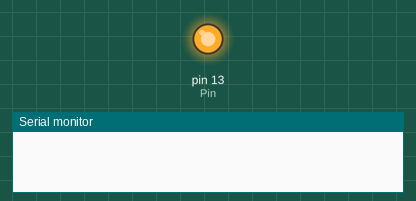
This sketch was run on a simulated Arduino Uno, built with avr-gcc and run on an emulated ATmega328P. Shown: output pins drawn as LEDs (lit = HIGH), the last lines printed to the serial monitor.

Above: at 0.1 s.
At 40.0 s:
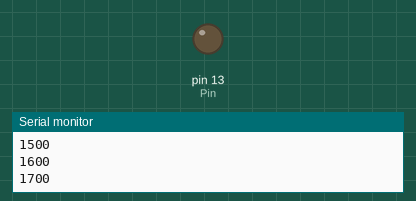
Timing chart, 0 to 40.0 s (numbered marks = the images above):
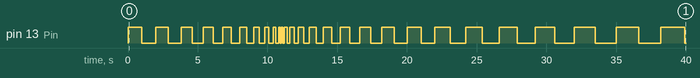

Measured:
- by itself, pin 13 (Pin): LOW → HIGH at 0.00 s, → LOW 1.0 s later, → HIGH 1.0 s later, → LOW 0.90 s later, … (54 changes in this stretch)

The sketch:

BlinkRampUpDown.ino
```cpp
/*This program is an introduction to the "if" statement.  In this program
The onboard PIN 13 LED Will start flashing at a starting frequency and ramp
down to a threshold frequency and then ramp up to a threshold frequency.
This oscillation will be continuous.

Developer: Wes Urbat
Last Modified: 03.17.16*/


//Initial global variable declaration and assignment
int freq = 1000; //defines the frequency that the LED will be flashed.
int freqRamp = 100; //defines the frequency ramp rate +/- per scan.
int freqMin = 0; //defines the minimum frequency in ms.
int freqMax = 2000; //defines the maximum frequency in ms.
int Pin = 13; //defines the pin the LED will be connected to
bool minReached = false; //trigger for min freq reached.

void setup()
{

	//Initialize and configure hardware
	Serial.begin(9600); //This opens the serial commuincation at a baud rate of 9600bps bits per second.
	pinMode(Pin, OUTPUT); //defines the specified PIN as an output

}

void loop()
{
	//One period is defined as the LED going from HIGH to LOW back to High.
	digitalWrite(Pin, HIGH);
	delay(freq);
	digitalWrite(Pin, LOW);
	delay(freq);

	//Determines if the current frequency is less or equal to Minimum frequency
	//or greater than or equal to the maximum frequency, and in return causing the
	//frequency of the LED flash to ramp up or down.
	if (!minReached)
	{
		freq = freq - freqRamp;
		Serial.println(freq); //Outputs current frequency in ms to the USB to the PC's monitor.

		if (freq <= freqMin)
		{
			minReached = true;
		}
		else{}
	}
	else
	{
		freq = freq + freqRamp;
		Serial.println(freq); //Outputs current frequency in ms to the USB to the PC's monitor.
		if (freq >= freqMax)
		{
			minReached = false;
		}
	}
}
```
